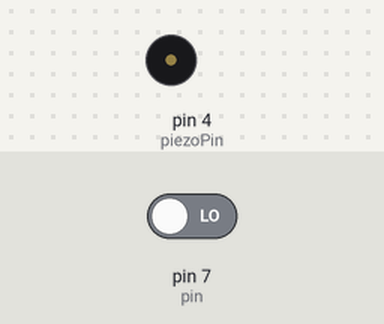
A sketch run on a simulated Arduino Uno, built with avr-gcc and run on an emulated ATmega328P. Shown: buzzer (waves = sounding, pin HIGH). Inputs (shaded band) come from the test bench; at power-on: pin 7 (pin) LOW. What the sketch prints to the serial monitor is not drawn.

Above: at 2.8 s.
2.9 s: pin 7 (pin) driven HIGH
At 3.5 s:
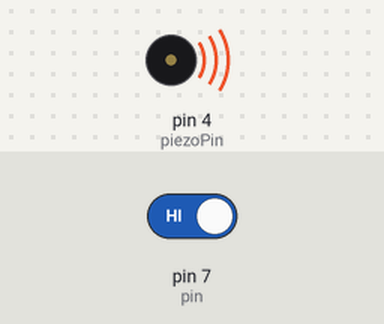
4.5 s: pin 7 (pin) driven LOW
At 6.2 s:
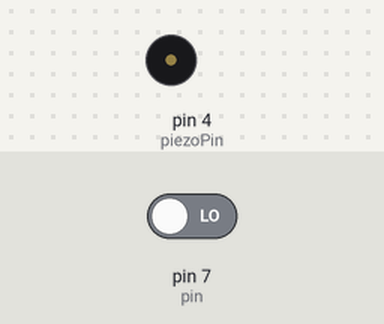
Timing chart, 0 to 7.7 s (numbered marks = the images above; inputs shaded):
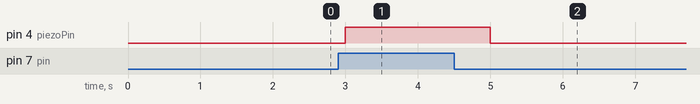

The sketch:

pullDown.ino
```cpp
const int pin = 7;
const int piezoPin = 4;


void setup() {
  Serial.begin(9600);
  pinMode(pin,INPUT);
  pinMode(piezoPin,OUTPUT);

}

void loop() {
  int val = digitalRead(pin);
  Serial.print(val);
  if(val==1)
    digitalWrite(piezoPin,1);
  else
    digitalWrite(piezoPin,0);
  delay(1000);

}
```

Measured:
- after the input at 2.9 s, pin 4 (piezoPin): LOW → HIGH after 0.10 s
- after the input at 4.5 s, pin 4 (piezoPin): HIGH → LOW after 0.50 s
